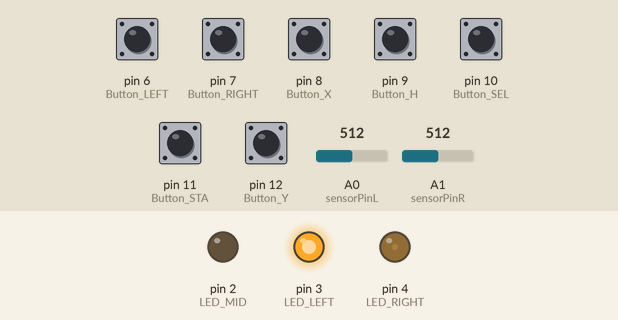
The sketch below on a simulated Arduino Uno, built with avr-gcc and run on an emulated ATmega328P. Shown: output pins drawn as LEDs (lit = HIGH). The inputs (shaded band) are chosen by the test bench; at power-on: pin 6 (Button_LEFT), pin 7 (Button_RIGHT), pin 8 (Button_X), pin 9 (Button_H), pin 10 (Button_SEL), pin 11 (Button_STA), pin 12 (Button_Y) LOW, A0 (sensorPinL) = 512, A1 (sensorPinR) = 512. USB keyboard and mouse output is not drawn.

Above: at 1.2 s.
1.3 s: pin 6 (Button_LEFT) pulled HIGH for 0.15 s
At 1.4 s:
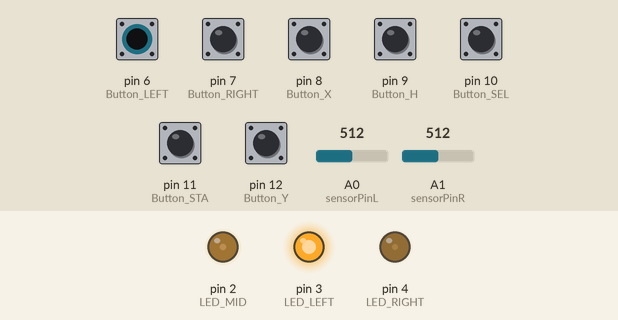
3.0 s: pin 7 (Button_RIGHT) pulled HIGH for 0.15 s
At 3.1 s:
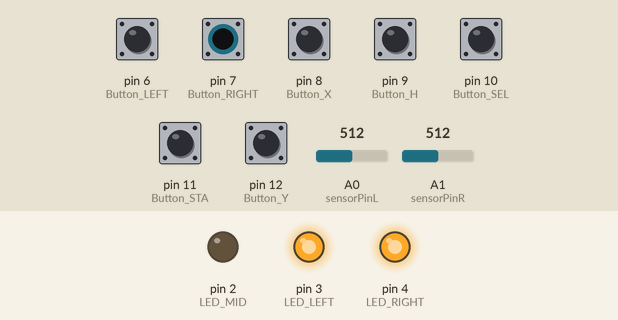
4.7 s: A0 (sensorPinL) set to 594
6.2 s: A0 (sensorPinL) set to 621
At 6.9 s:
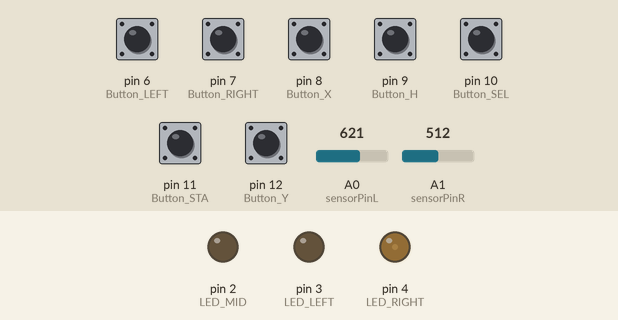
7.7 s: A1 (sensorPinR) set to 591
9.2 s: A1 (sensorPinR) set to 618
At 10.4 s:
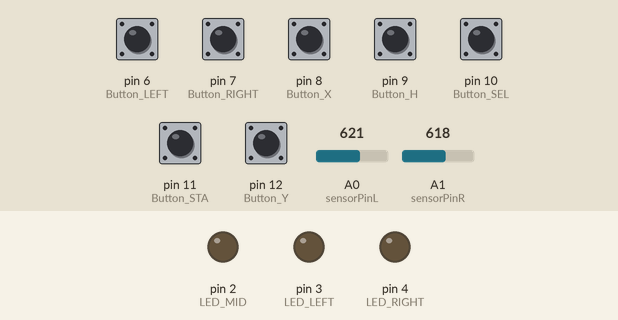
Timing chart, 0 to 11.7 s (numbered marks = the images above; inputs shaded):
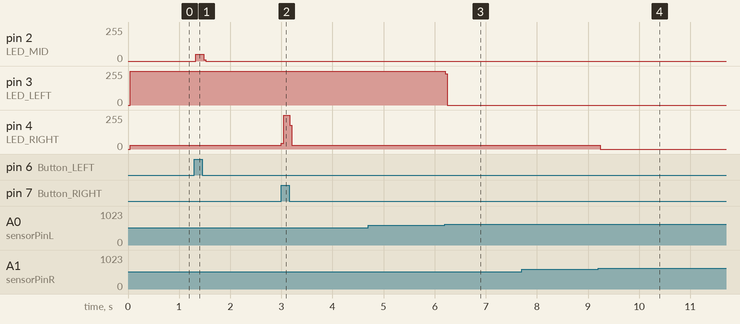

Measured:
- the behaviour switches between 604 and 605 on A0 (sensorPinL) (found by bisection; images 2 and 3)
- after the input at 1.3 s, pin 2 (LED_MID): 0/255 → 52/255 at once, → 0/255 0.16 s later
- after the input at 3.0 s, pin 4 (LED_RIGHT): 27/255 → 252/255 at once, → 27/255 0.16 s later
- after the input at 4.7 s, every drawn part: stays the same
- after the input at 6.2 s, pin 3 (LED_LEFT): 252/255 → 0/255 at once
- after the input at 7.7 s, every drawn part: stays the same
- after the input at 9.2 s, pin 4 (LED_RIGHT): 27/255 → 0/255 at once

The sketch:

HW_TEST_ButtonLR_PaddleLR_HID_DOUBLE_Paddle.ino
```cpp
// #include <HID.h>
/*
  HW_TEST_ButtonLR_PaddleLR_HID_V02
//=================================================================
Functions:
  1-make LED LIGHT when at ZERO


// -------------------------------------------------------------------
    https://github.com/MHeironimus/ArduinoJoystickLibrary
    JOYSTICK_TYPE_JOYSTICK or 0x04 - Joystick
    JOYSTICK_TYPE_GAMEPAD or 0x05 - Gamepad
    JOYSTICK_TYPE_MULTI_AXIS or 0x08 - Multi-axis Controller
 ------------------------------------------------------------------
*/
//=================================================================
#include <Joystick.h>
#define JOYSTICK_COUNT 2
// Create the Joystick*
/*
Joystick_ Joystick(JOYSTICK_DEFAULT_REPORT_ID,JOYSTICK_TYPE_GAMEPAD,
  7, 0,                  // Button Count, Hat Switch Count
  true, true, false,     // X and Y, but no Z Axis
  true, true, false,   // No Rx, Ry, or Rz
  false, false,          // No rudder or throttle
  false, false, false);  // No accelerator, brake, or steering
*/
Joystick_ Joystick[JOYSTICK_COUNT] = {
  Joystick_(0x03, JOYSTICK_TYPE_GAMEPAD, 7, 0, true, false, false, false, false, false, false, false, false, false, false),
  Joystick_(0x04, JOYSTICK_TYPE_JOYSTICK, 1, 0, true, false, false, false, false, false, false, false, false, false, false)
};
//====================================================================================
//=====HARDWARE MAPNG PINS============================================================
const int Button_RIGHT = 7;  // the number of the pushbutton pin
const int Button_LEFT = 6;   // the number of the pushbutton pin

const int Button_SEL = 10;  //8;
const int Button_STA = 11;  //12;

const int Button_X = 8;
const int Button_Y = 12;

const int Button_H = 9;
const int Button_FLAG = 13;

const int LED_MID = 2;  // select the pin for the LED

const int LED_RIGHT = 4;  // the number of the LED pin
const int LED_LEFT = 3;   // the number of the LED pin

//======SOFRWARE VARIABLES ===========================================================
int Button_State_LEFT = 0;  // variable for reading the pushbutton status
int Button_State_RIGHT = 0;

int State_Button_SEL = 0;
int State_Button_STA = 0;

int State_Button_X = 0;
int State_Button_Y = 0;
int State_Button_H = 0;
int State_Button_FLAG = 0;

//=================================================================
long sensorValueR = 0;  // variable to store the value coming from the sensor
long sensorValueL = 0;  // variable to store the value coming from the sensor

int sensorPinR = A1;
int sensorPinL = A0;  // select the input pin for the potentiometer

long sensorValueRMAX = 0;
long sensorValueRMIN = 1024;
long sensorValueLMAX = 0;
long sensorValueLMIN = 1024;

long nJoystickX = 0;
long nJoystickY = 0;

const int nJOY_Range = 127;  // the number of the pushbutton pin


//=================================================================
//=================================================================

long nLoadLEFT = 80;    // 0-100 %
long nLoadRIGHT = 80;   // 0-100 %
long nPWM_period = 10;  // length of on off pulses

int sensorValueR_PRE = 0;
int sensorValueL_PRE = 0;
int sensorValueR_POST = 0;
int sensorValueL_POST = 0;

int Timer_Loop = 0;

//===================================================================

void sendtoserial(bool bDEBUG) {
  Serial.print("\n========BUTTON============\n");
  Serial.print("LEFT:");
  Serial.print(Button_State_LEFT);
  Serial.print("   RIGHT:");
  Serial.print(Button_State_RIGHT);

  Serial.print("\n========PADDLE============\n");

  Serial.println();
  Serial.print("nJoystickY:");
  Serial.print(nJoystickY);
  Serial.print("   nJoystickX:");
  Serial.print(nJoystickX);

  Serial.println();
  Serial.print("10 BIT L:");
  Serial.print(sensorValueL);
  Serial.print("\t");
  Serial.print("10 BIT R:");
  Serial.print(sensorValueR);

  Serial.println();

  Serial.print("% LOAD LEFT:");
  Serial.print(nLoadLEFT);
  Serial.print("\t");
  Serial.print("% LOAD RIGHT:");
  Serial.print(nLoadRIGHT);
  Serial.print("\t");
  Serial.println();

  Serial.print("% sensorValueR_POST:");
  Serial.print(sensorValueR_POST);
  Serial.print("\t");
  Serial.print("% sensorValueR_PRE:");
  Serial.print(sensorValueR_PRE);
  Serial.print("\t");

  Serial.println();
  Serial.print("% Timer_Loop:");
  Serial.print(Timer_Loop);
}
//=================================================================
#include <TimerOne.h>

void Timer1_ISR(void) {
  Timer_Loop = Timer_Loop + 1;
  if (Timer_Loop == 10) { Timer_Loop = 0; }  // timer counts one to 10
}
//=================================================================
void setup() {
  // Set Range Values
  Joystick[0].setXAxisRange(-nJOY_Range, nJOY_Range);
  Joystick[0].setYAxisRange(-nJOY_Range, nJOY_Range);

  Joystick[1].setXAxisRange(-nJOY_Range, nJOY_Range);
  Joystick[1].setYAxisRange(-nJOY_Range, nJOY_Range);

  pinMode(LED_LEFT, OUTPUT);   // initialize the LED pin as an output:
  pinMode(LED_RIGHT, OUTPUT);  // initialize the LED pin as an output:
  pinMode(LED_MID, OUTPUT);
  pinMode(LED_MID, OUTPUT);

  pinMode(Button_LEFT, INPUT);   // initialize the pushbutton pin as an input:
  pinMode(Button_RIGHT, INPUT);  // initialize the pushbutton pin as an input:

  pinMode(Button_SEL, INPUT);   // initialize the pushbutton pin as an input:
  pinMode(Button_STA, INPUT);   // initialize the pushbutton pin as an input:
  pinMode(Button_X, INPUT);     // initialize the pushbutton pin as an input:
  pinMode(Button_Y, INPUT);     // initialize the pushbutton pin as an input:
  pinMode(Button_H, INPUT);     // initialize the pushbutton pin as an input:
  pinMode(Button_FLAG, INPUT);  // initialize the pushbutton pin as an input:

  // Initialize Joystick Library
  Joystick[0].begin();
  Joystick[1].begin();

  //Initiate Serial communication.
  Serial.begin(9600);
  //===================================================================
}


void loop() {
  //===============================================================
  // Program SETUP

  bool bDEBUG = false;
  bool bDEBUG_LED = true;

  if (bDEBUG) { delay(100); }  // slow down the program for debuging

  //https://docs.arduino.cc/language-reference/en/functions/external-interrupts/attachInterrupt/
  Timer1.initialize(10 * 1000);  // Fire An Interrupt Every 100ms // Timer_Loop counts to 10 = 1 count per second
  Timer1.attachInterrupt(Timer1_ISR);

  //==================================================================
  // Fire Buutons READ & WRITE
  //==================================================================
  // read the state of the pushbutton value:
  // check if the pushbutton is pressed. If it is, the buttonState is HIGH:
  //--------FIRE----------------------------------------------------------
  Button_State_LEFT = digitalRead(Button_LEFT);
  if (Button_State_LEFT == HIGH) {
    // turn LED on:
    if (bDEBUG_LED) { digitalWrite(LED_MID, HIGH); }
    Joystick[1].setButton(0, 1);
  } else {
    // turn LED off:
    if (bDEBUG_LED) { digitalWrite(LED_MID, LOW); }
    Joystick[1].setButton(0, 0);
  }
  //-----------FIRE-------------------------------------------------------
  Button_State_RIGHT = digitalRead(Button_RIGHT);
  if (Button_State_RIGHT == HIGH) {
    // turn LED on:
    if (bDEBUG_LED) { digitalWrite(LED_RIGHT, HIGH); }
    Joystick[0].setButton(1, 1);
  } else {
    // turn LED off:
    if (bDEBUG_LED) { digitalWrite(LED_RIGHT, LOW); }
    Joystick[0].setButton(1, 0);
  }
  //-------------MENU-----------------------------------------------------
  State_Button_SEL = digitalRead(Button_SEL);
  if (State_Button_SEL == HIGH) {
    Joystick[0].setButton(5, 1);
    if (bDEBUG_LED) { digitalWrite(LED_MID, HIGH); }
  } else {
    Joystick[0].setButton(5, 0);
    if (bDEBUG_LED) { digitalWrite(LED_MID, LOW); }
  }
  //------------------------------------------------------------------
  State_Button_STA = digitalRead(Button_STA);
  if (State_Button_STA == HIGH) {
    Joystick[0].setButton(6, 1);
    if (bDEBUG_LED) { digitalWrite(LED_MID, HIGH); }
  } else {
    Joystick[0].setButton(6, 0);
    if (bDEBUG_LED) { digitalWrite(LED_MID, LOW); }
  }
  //------------------------------------------------------------------
  State_Button_X = digitalRead(Button_X);
  if (State_Button_X == HIGH) {
    Joystick[0].setButton(2, 1);
    if (bDEBUG_LED) { digitalWrite(LED_MID, HIGH); }
  } else {
    Joystick[0].setButton(2, 0);
    if (bDEBUG_LED) { digitalWrite(LED_MID, LOW); }
  }
  //------------------------------------------------------------------
  State_Button_Y = digitalRead(Button_Y);
  if (State_Button_Y == HIGH) {
    Joystick[0].setButton(3, 1);
    if (bDEBUG_LED) { digitalWrite(LED_MID, HIGH); }
  } else {
    Joystick[0].setButton(3, 0);
    if (bDEBUG_LED) { digitalWrite(LED_MID, LOW); }
  }
  //------------------------------------------------------------------
  State_Button_H = digitalRead(Button_H);
  if (State_Button_H == HIGH) {
    Joystick[0].setButton(4, 1);
    if (bDEBUG_LED) { digitalWrite(LED_MID, HIGH); }
  } else {
    Joystick[0].setButton(4, 0);
    if (bDEBUG_LED) { digitalWrite(LED_MID, LOW); }
  }
  //------------------------------------------------------------------
  //==================================================================
  // Analog Paddle
  // Long variables are extended size variables for number storage, and store 32 bits (4 bytes), from -2,147,483,648 to 2,147,483,647.
  //==================================================================

  sensorValueR = analogRead(sensorPinR);
  sensorValueL = analogRead(sensorPinL);
  //===============================================================================================
  if (1 == 2)  // enable spinner
               // read the value from the sensor:
    if (Timer_Loop == 1) {
      {
        sensorValueR_PRE = sensorValueR_POST;
        sensorValueL_PRE = sensorValueL_POST;
        //Serial.print(millis());
      }
      sensorValueR = analogRead(sensorPinR);
      sensorValueL = analogRead(sensorPinL);

      sensorValueR_POST = sensorValueR / 50;  // make less sensitive to noise also reduces range -100 to 100
      sensorValueL_POST = sensorValueL / 50;

      if (sensorValueR_PRE > sensorValueR_POST) {
        Joystick[0].setButton(1, 1);
        if (bDEBUG_LED) { digitalWrite(LED_MID, HIGH); }
      } else {
        Joystick[0].setButton(1, 0);
        if (bDEBUG_LED) { digitalWrite(LED_MID, LOW); }
      }

      if (sensorValueR_PRE < sensorValueR_POST) {
        Joystick[0].setButton(0, 1);
        if (bDEBUG_LED) { digitalWrite(LED_MID, HIGH); }
      } else {
        Joystick[0].setButton(0, 0);
        if (bDEBUG_LED) { digitalWrite(LED_MID, LOW); }
      }
    }
  //===============================================================================================
  sensorValueRMAX = 0;     // initial 0
  sensorValueRMIN = 1024;  // initial 1024

  nJoystickY = (-nJOY_Range + nLoadLEFT * nJOY_Range / 50);  // 50 = 100 / 2
  nJoystickX = (-nJOY_Range + nLoadRIGHT * nJOY_Range / 50);

  nLoadLEFT = ((sensorValueL - sensorValueLMIN) * 100 / (sensorValueLMAX - sensorValueLMIN));  // 1024 * 100 = 102`400
  nLoadRIGHT = ((sensorValueR - sensorValueRMIN) * 100 / (sensorValueRMAX - sensorValueRMIN));

  digitalWrite(LED_RIGHT, LOW);
  Joystick[0].setXAxis(1 * nJoystickX);

  //digitalWrite(LED_LEFT, LOW);Joystick.setYAxis(1 * nJoystickY);
  digitalWrite(LED_LEFT, LOW);
  Joystick[1].setXAxis(1 * nJoystickY);

  if (nLoadRIGHT > 40 && nLoadRIGHT < 60) {
    digitalWrite(LED_RIGHT, HIGH);
  } else {
    digitalWrite(LED_RIGHT, LOW);
  }
  if (nLoadLEFT > 40 && nLoadLEFT < 60) {
    digitalWrite(LED_LEFT, HIGH);
  } else {
    digitalWrite(LED_LEFT, LOW);
  }


  //============================================================================================
  if (bDEBUG) { sendtoserial(bDEBUG); }

  //============================================================================================
}
// if (nLoadRIGHT > 40 && nLoadRIGHT < 59)
// {  digitalWrite(LED_RIGHT, HIGH);Joystick.setXAxis( 0 * nJoystickX);}
// else
// {digitalWrite(LED_RIGHT, LOW);Joystick.setXAxis( 1 * nJoystickX);}

// if (nLoadLEFT > 40 && nLoadLEFT <59)
// {  digitalWrite(LED_LEFT, HIGH);Joystick.setYAxis(0 * nJoystickY);}
// else
// {digitalWrite(LED_LEFT, LOW);Joystick.setYAxis(1 * nJoystickY);}
```

Joystick.h
```cpp
// (licence header left out)
#ifndef JOYSTICK_h
#define JOYSTICK_h

#include "HID.h"

#if ARDUINO < 10606
#error The Joystick library requires Arduino IDE 1.6.6 or greater. Please update your IDE.
#endif

#if ARDUINO > 10606
#if !defined(USBCON)
#error The Joystick library can only be used with a USB MCU (e.g. Arduino Leonardo, Arduino Micro, etc.).
#endif
#endif

#if !defined(_USING_HID)

#warning "Using legacy HID core (non pluggable)"

#else

//================================================================================
//================================================================================
//  Joystick (Gamepad)

class Joystick_
{
private:
	bool     autoSendState;
	int8_t	 xAxis;
	int8_t	 yAxis;
	int8_t	 zAxis;
	int16_t	 xAxisRotation;
	int16_t	 yAxisRotation;
	int16_t	 zAxisRotation;
	uint32_t buttons;
	uint8_t  throttle;
	uint8_t  rudder;
	int16_t	 hatSwitch[2];

public:
	Joystick_();

	void begin(bool initAutoSendState = true);
	void end();

	void setXAxis(int8_t value);
	void setYAxis(int8_t value);
	void setZAxis(int8_t value);

	void setXAxisRotation(int16_t value);
	void setYAxisRotation(int16_t value);
	void setZAxisRotation(int16_t value);

	void setButton(uint8_t button, uint8_t value);
	void pressButton(uint8_t button);
	void releaseButton(uint8_t button);

	void setThrottle(uint8_t value);
	void setRudder(uint8_t value);

	void setHatSwitch(int8_t hatSwitch, int16_t value);

	void sendState();
};
extern Joystick_ Joystick;

#endif
#endif
```
